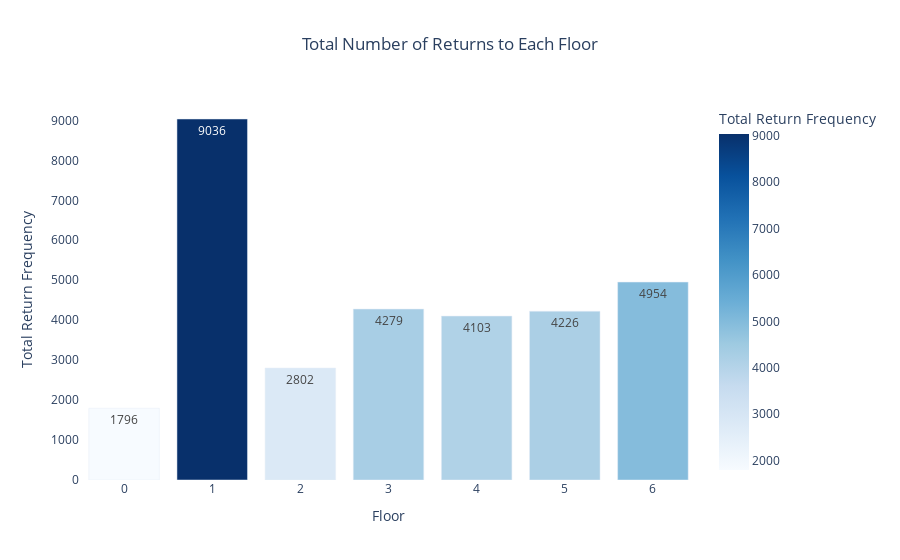

The code cell stored with this chart in its notebook:
### Code cell
import pandas as pd
import plotly.express as px

# Convert the received_time column to datetime format
df_2['received_time'] = pd.to_datetime(df_2['received_time'])

# Sort by elevator ID and timestamp
df_2 = df_2.sort_values(by=['unit_id', 'received_time'])

# Filter out rows with invalid floor data
df_2 = df_2[(df_2['start_floor'] != -1) & (df_2['end_floor'] != -1)]

# Determine the time difference between consecutive rows
df_2['time_diff'] = df_2.groupby('unit_id')['received_time'].diff().dt.total_seconds()

# Assume a threshold for inactivity (e.g., 5 minutes = 300 seconds)
inactivity_threshold = 300

# Identify periods of inactivity
df_2['is_inactive'] = df_2['time_diff'] > inactivity_threshold

# Shift the 'end_floor' to the previous row to get the floor the elevator moves to after inactivity
df_2['next_floor_after_inactivity'] = df_2['end_floor'].shift(-1)

# Filter out rows where the elevator is stationary at the same floor
df_2 = df_2[~(df_2['end_floor'] == df_2['next_floor_after_inactivity'])]

# Filter only rows where inactivity is identified
inactive_df = df_2[df_2['is_inactive']]

# Group by elevator ID and find the most frequent 'next_floor_after_inactivity'
parking_floors = inactive_df.groupby('unit_id')['next_floor_after_inactivity'].agg(lambda x: x.mode()[0]).reset_index()
parking_floors.columns = ['unit_id', 'parking_floor']

# Display the identified parking floors
print(parking_floors)

# Calculate the frequency of returns to each floor (excluding idle times)
return_frequencies = df_2.groupby(['end_floor', 'start_floor']).size().reset_index(name='count')

# Summarize the total number of returns to each floor
total_returns = return_frequencies.groupby('end_floor')['count'].sum().reset_index(name='total_count')

# Create a bar plot to visualize the total number of returns to each floor
fig = px.bar(total_returns,
             x='end_floor',
             y='total_count',
             title='Total Number of Returns to Each Floor',
             labels={'end_floor': 'Floor', 'total_count': 'Total Return Frequency'},
             text='total_count',  # Display total count on bars
             color='total_count',  # Color based on the frequency
             color_continuous_scale='Blues',  # Custom color palette
             hover_name='end_floor',  # Display floor number on hover
             hover_data={'end_floor': False, 'total_count': ':.0f'}  # Format hover data
             )

# Update layout for better visualization
fig.update_layout(xaxis_title='Floor',
                  yaxis_title='Total Return Frequency',
                  title={'x': 0.5},
                  uniformtext_minsize=8,  # Minimum font size for text on bars
                  uniformtext_mode='hide',  # Hide text if it doesn't fit
                  plot_bgcolor='rgba(0,0,0,0)',  # Transparent plot background
                  hoverlabel=dict(bgcolor="white", font_size=12, font_family="Rockwell")  # Custom hover label
                  )

# Display the plot
fig.show()

# Save the plot as HTML
fig.write_html('elev_2_cuml_rides_parking_floor_1.html')

### Figure 1 — Plotly figure (JSON) as saved in the notebook; plotly's stock layout.template omitted (floating-point values rounded to 4 significant figures)
{"data": [{"alignmentgroup": "True", "hovertemplate": "<b>%{hovertext}</b><br><br>Total Return Frequency=%{marker.color:.0f}<extra></extra>", "hovertext": [0, 1, 2, 3, 4, 5, 6], "legendgroup": "", "marker": {"color": [1796, 9036, 2802, 4279, 4103, 4226, 4954], "coloraxis": "coloraxis", "pattern": {"shape": ""}}, "name": "", "offsetgroup": "", "orientation": "v", "showlegend": false, "text": [1796, 9036, 2802, 4279, 4103, 4226, 4954], "textposition": "auto", "type": "bar", "x": [0, 1, 2, 3, 4, 5, 6], "xaxis": "x", "y": [1796, 9036, 2802, 4279, 4103, 4226, 4954], "yaxis": "y"}], "layout": {"autosize": true, "barmode": "relative", "coloraxis": {"colorbar": {"title": {"text": "Total Return Frequency"}}, "colorscale": [[0, "rgb(247,251,255)"], [0.125, "rgb(222,235,247)"], [0.25, "rgb(198,219,239)"], [0.375, "rgb(158,202,225)"], [0.5, "rgb(107,174,214)"], [0.625, "rgb(66,146,198)"], [0.75, "rgb(33,113,181)"], [0.875, "rgb(8,81,156)"], [1, "rgb(8,48,107)"]]}, "hoverlabel": {"bgcolor": "white", "font": {"family": "Rockwell", "size": 12}}, "legend": {"tracegroupgap": 0}, "plot_bgcolor": "rgba(0, 0, 0, 0)", "title": {"text": "Total Number of Returns to Each Floor", "x": 0.5}, "uniformtext": {"minsize": 8, "mode": "hide"}, "xaxis": {"anchor": "y", "autorange": true, "domain": [0, 1], "range": [-0.5, 6.5], "title": {"text": "Floor"}, "type": "linear"}, "yaxis": {"anchor": "x", "autorange": true, "domain": [0, 1], "range": [0, 9512.0], "title": {"text": "Total Return Frequency"}, "type": "linear"}}}
